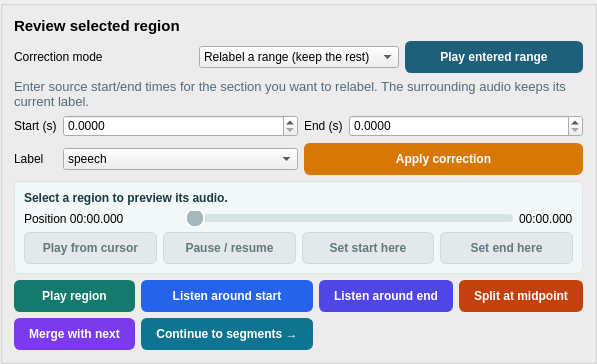
                                  <widget class="QGroupBox" name="regionEditor">
                                    <property name="styleSheet">
                                      <string>QGroupBox#regionEditor { margin-top:0px; padding-top:12px; }</string>
                                    </property>
                                    <property name="title">
                                      <string />
                                    </property>
                                    <layout class="QVBoxLayout" name="regionEditorLayout">
                                      <item>
                                        <widget class="QLabel" name="regionEditorHeading">
                                          <property name="styleSheet">
                                            <string>font-weight:700; font-size:15px;</string>
                                          </property>
                                          <property name="text">
                                            <string>Review selected region</string>
                                          </property>
                                        </widget>
                                      </item>
                                      <item>
                                        <layout class="QHBoxLayout" name="regionScopeLayout">
                                          <item>
                                            <widget class="QLabel" name="regionScopeLabel">
                                              <property name="text">
                                                <string>Correction mode</string>
                                              </property>
                                            </widget>
                                          </item>
                                          <item>
                                            <widget class="QComboBox" name="regionEditMode">
                                              <property name="toolTip">
                                                <string>Relabel a range splits the selected region and preserves its surrounding portions. Boundary mode adjusts the whole region and its neighbors.</string>
                                              </property>
                                              <item>
                                                <property name="text">
                                                  <string>Relabel a range (keep the rest)</string>
                                                </property>
                                              </item>
                                              <item>
                                                <property name="text">
                                                  <string>Move whole-region boundaries</string>
                                                </property>
                                              </item>
                                            </widget>
                                          </item>
                                          <item>
                                            <widget class="QPushButton" name="playEnteredRegionRange">
                                              <property name="styleSheet">
                                                <string>QPushButton#playEnteredRegionRange {background:#1E607A;color:#FFFFFF;border:1px solid #1E607A;border-radius:6px;padding:8px 14px;font-weight:600;} QPushButton#playEnteredRegionRange:hover {background:#1B566E;} QPushButton#playEnteredRegionRange:pressed {background:#184D62;} QPushButton#playEnteredRegionRange:disabled {background:#E3E9EB;color:#61777C;border-color:#CDD9DC;}</string>
                                              </property>
                                              <property name="text">
                                                <string>Play entered range</string>
                                              </property>
                                            </widget>
                                          </item>
                                        </layout>
                                      </item>
                                      <item>
                                        <widget class="QLabel" name="regionRangeHint">
                                          <property name="styleSheet">
                                            <string>font-size:13px;color:#526B76;</string>
                                          </property>
                                          <property name="text">
                                            <string>Enter source start/end times for the section you want to relabel. The surrounding audio keeps its current label.</string>
                                          </property>
                                          <property name="wordWrap">
                                            <bool>true</bool>
                                          </property>
                                        </widget>
                                      </item>
                                      <item>
                                        <layout class="QGridLayout" name="regionEditRowLayout" columnstretch="0,1,0,1">
                                          <item row="0" column="0">
                                            <widget class="QLabel" name="regionStartLabel">
                                              <property name="text">
                                                <string>Start (s)</string>
                                              </property>
                                              <property name="wordWrap">
                                                <bool>true</bool>
                                              </property>
                                            </widget>
                                          </item>
                                          <item row="0" column="1">
                                            <widget class="QDoubleSpinBox" name="regionStart">
                                              <property name="decimals">
                                                <number>4</number>
                                              </property>
                                              <property name="minimum">
                                                <double>0.000000000000000</double>
                                              </property>
                                              <property name="maximum">
                                                <double>999999.000000000000000</double>
                                              </property>
                                              <property name="singleStep">
                                                <double>0.010000000000000</double>
                                              </property>
                                              <property name="value">
                                                <double>0.000000000000000</double>
                                              </property>
                                            </widget>
                                          </item>
                                          <item row="0" column="2">
                                            <widget class="QLabel" name="regionEndLabel">
                                              <property name="text">
                                                <string>End (s)</string>
                                              </property>
                                              <property name="wordWrap">
                                                <bool>true</bool>
                                              </property>
                                            </widget>
                                          </item>
                                          <item row="0" column="3">
                                            <widget class="QDoubleSpinBox" name="regionEnd">
                                              <property name="decimals">
                                                <number>4</number>
                                              </property>
                                              <property name="minimum">
                                                <double>0.000000000000000</double>
                                              </property>
                                              <property name="maximum">
                                                <double>999999.000000000000000</double>
                                              </property>
                                              <property name="singleStep">
                                                <double>0.010000000000000</double>
                                              </property>
                                              <property name="value">
                                                <double>0.000000000000000</double>
                                              </property>
                                            </widget>
                                          </item>
                                          <item row="1" column="1">
                                            <widget class="QComboBox" name="regionLabel">
                                              <item>
                                                <property name="text">
                                                  <string>speech</string>
                                                </property>
                                              </item>
                                              <item>
                                                <property name="text">
                                                  <string>music</string>
                                                </property>
                                              </item>
                                              <item>
                                                <property name="text">
                                                  <string>mixed</string>
                                                </property>
                                              </item>
                                              <item>
                                                <property name="text">
                                                  <string>silence</string>
                                                </property>
                                              </item>
                                            </widget>
                                          </item>
                                          <item row="1" column="2" colspan="2">
                                            <widget class="QPushButton" name="applyRegion">
                                              <property name="styleSheet">
                                                <string>QPushButton#applyRegion {background:#D97706; color:#FFFFFF; border:1px solid #D97706; border-radius:6px; padding:8px 14px; font-weight:600;}
QPushButton#applyRegion:hover {background:#C36B05; border-color:#C36B05;}
QPushButton#applyRegion:pressed {background:#AE5F05; border-color:#AE5F05;}
QPushButton#applyRegion:focus {border:2px solid #173B40; padding:7px 13px;}
QPushButton#applyRegion:disabled {background:#E3E9EB; color:#61777C; border:1px solid #CDD9DC;}</string>
                                              </property>
                                              <property name="text">
                                                <string>Apply correction</string>
                                              </property>
                                            </widget>
                                          </item>
                                          <item row="1" column="0">
                                            <widget class="QLabel" name="regionCorrectionLabel">
                                              <property name="text">
                                                <string>Label</string>
                                              </property>
                                            </widget>
                                          </item>
                                        </layout>
                                      </item>
                                      <item>
                                        <widget class="QFrame" name="regionPreviewFrame">
                                          <property name="styleSheet">
                                            <string>QFrame#regionPreviewFrame {background:#F2F7F7;border:1px solid #D9E5E7;border-radius:6px;}</string>
                                          </property>
                                          <layout class="QVBoxLayout" name="regionPreviewLayout">
                                            <item>
                                              <widget class="QLabel" name="regionRangeSummary">
                                                <property name="styleSheet">
                                                  <string>font-weight:600;color:#173B40;border:none;</string>
                                                </property>
                                                <property name="text">
                                                  <string>Select a region to preview its audio.</string>
                                                </property>
                                                <property name="wordWrap">
                                                  <bool>true</bool>
                                                </property>
                                              </widget>
                                            </item>
                                            <item>
                                              <layout class="QHBoxLayout" name="regionSeekRow">
                                                <item>
                                                  <widget class="QLabel" name="regionCursorLabel">
                                                    <property name="minimumSize">
                                                      <size>
                                                        <width>155</width>
                                                        <height>0</height>
                                                      </size>
                                                    </property>
                                                    <property name="styleSheet">
                                                      <string>border:none;</string>
                                                    </property>
                                                    <property name="text">
                                                      <string>Position 00:00.000</string>
                                                    </property>
                                                  </widget>
                                                </item>
                                                <item>
                                                  <widget class="QSlider" name="regionSeekSlider">
                                                    <property name="enabled">
                                                      <bool>false</bool>
                                                    </property>
                                                    <property name="toolTip">
                                                      <string>Seek within the selected region. Use the arrow keys for 0.1-second steps and Page Up/Down for 1-second steps. During playback, seeking continues to the entered range end if the cursor is inside that range; otherwise it continues to the region end.</string>
                                                    </property>
                                                    <property name="accessibleName">
                                                      <string>Region playback position</string>
                                                    </property>
                                                    <property name="styleSheet">
                                                      <string>QSlider::groove:horizontal {height:8px;background:#D5E4E5;border-radius:4px;} QSlider::sub-page:horizontal {background:#157A6E;border-radius:4px;} QSlider::handle:horizontal {background:#1E607A;border:2px solid #FFFFFF;width:16px;margin:-6px 0;border-radius:9px;} QSlider::handle:horizontal:hover {background:#1B566E;} QSlider::handle:horizontal:focus {border:2px solid #173B40;} QSlider::handle:horizontal:disabled {background:#A5B8BD;}</string>
                                                    </property>
                                                    <property name="minimum">
                                                      <number>0</number>
                                                    </property>
                                                    <property name="maximum">
                                                      <number>0</number>
                                                    </property>
                                                    <property name="singleStep">
                                                      <number>100</number>
                                                    </property>
                                                    <property name="pageStep">
                                                      <number>1000</number>
                                                    </property>
                                                    <property name="orientation">
                                                      <enum>Qt::Orientation::Horizontal</enum>
                                                    </property>
                                                  </widget>
                                                </item>
                                                <item>
                                                  <widget class="QLabel" name="regionSeekEnd">
                                                    <property name="styleSheet">
                                                      <string>border:none;</string>
                                                    </property>
                                                    <property name="text">
                                                      <string>00:00.000</string>
                                                    </property>
                                                  </widget>
                                                </item>
                                              </layout>
                                            </item>
                                            <item>
                                              <layout class="QHBoxLayout" name="regionPreviewActions">
                                                <item>
                                                  <widget class="QPushButton" name="playRegionCursor">
                                                    <property name="enabled">
                                                      <bool>false</bool>
                                                    </property>
                                                    <property name="toolTip">
                                                      <string>Play to the entered range end when the cursor is within that range; otherwise play to the selected region end.</string>
                                                    </property>
                                                    <property name="styleSheet">
                                                      <string>QPushButton#playRegionCursor {background:#157A6E;color:#FFFFFF;border:1px solid #157A6E;border-radius:6px;padding:8px 14px;font-weight:600;} QPushButton#playRegionCursor:hover {background:#136E63;border-color:#136E63;} QPushButton#playRegionCursor:focus {border:2px solid #173B40;padding:7px 13px;} QPushButton#playRegionCursor:disabled {background:#E3E9EB;color:#61777C;border-color:#CDD9DC;}</string>
                                                    </property>
                                                    <property name="text">
                                                      <string>Play from cursor</string>
                                                    </property>
                                                  </widget>
                                                </item>
                                                <item>
                                                  <widget class="QPushButton" name="pauseRegionPreview">
                                                    <property name="enabled">
                                                      <bool>false</bool>
                                                    </property>
                                                    <property name="toolTip">
                                                      <string>Pause or resume source-audio playback. If stopped, play from the cursor.</string>
                                                    </property>
                                                    <property name="styleSheet">
                                                      <string>QPushButton#pauseRegionPreview {background:#2563EB;color:#FFFFFF;border:1px solid #2563EB;border-radius:6px;padding:8px 14px;font-weight:600;} QPushButton#pauseRegionPreview:hover {background:#2159D4;border-color:#2159D4;} QPushButton#pauseRegionPreview:focus {border:2px solid #173B40;padding:7px 13px;} QPushButton#pauseRegionPreview:disabled {background:#E3E9EB;color:#61777C;border-color:#CDD9DC;}</string>
                                                    </property>
                                                    <property name="text">
                                                      <string>Pause / resume</string>
                                                    </property>
                                                  </widget>
                                                </item>
                                                <item>
                                                  <widget class="QPushButton" name="markRegionStart">
                                                    <property name="enabled">
                                                      <bool>false</bool>
                                                    </property>
                                                    <property name="toolTip">
                                                      <string>Copy the slider position into Start (s). No label changes until Apply correction.</string>
                                                    </property>
                                                    <property name="styleSheet">
                                                      <string>QPushButton#markRegionStart {background:#4F46E5;color:#FFFFFF;border:1px solid #4F46E5;border-radius:6px;padding:8px 14px;font-weight:600;} QPushButton#markRegionStart:hover {background:#473FCE;border-color:#473FCE;} QPushButton#markRegionStart:focus {border:2px solid #173B40;padding:7px 13px;} QPushButton#markRegionStart:disabled {background:#E3E9EB;color:#61777C;border-color:#CDD9DC;}</string>
                                                    </property>
                                                    <property name="text">
                                                      <string>Set start here</string>
                                                    </property>
                                                  </widget>
                                                </item>
                                                <item>
                                                  <widget class="QPushButton" name="markRegionEnd">
                                                    <property name="enabled">
                                                      <bool>false</bool>
                                                    </property>
                                                    <property name="toolTip">
                                                      <string>Copy the slider position into End (s). No label changes until Apply correction.</string>
                                                    </property>
                                                    <property name="styleSheet">
                                                      <string>QPushButton#markRegionEnd {background:#7C3AED;color:#FFFFFF;border:1px solid #7C3AED;border-radius:6px;padding:8px 14px;font-weight:600;} QPushButton#markRegionEnd:hover {background:#7034D5;border-color:#7034D5;} QPushButton#markRegionEnd:focus {border:2px solid #173B40;padding:7px 13px;} QPushButton#markRegionEnd:disabled {background:#E3E9EB;color:#61777C;border-color:#CDD9DC;}</string>
                                                    </property>
                                                    <property name="text">
                                                      <string>Set end here</string>
                                                    </property>
                                                  </widget>
                                                </item>
                                              </layout>
                                            </item>
                                          </layout>
                                        </widget>
                                      </item>
                                      <item>
                                        <layout class="QGridLayout" name="regionExtraRowLayout">
                                          <item row="0" column="0">
                                            <widget class="QPushButton" name="playRegion">
                                              <property name="styleSheet">
                                                <string>QPushButton#playRegion {background:#157A6E; color:#FFFFFF; border:1px solid #157A6E; border-radius:6px; padding:8px 14px; font-weight:600;}
QPushButton#playRegion:hover {background:#136E63; border-color:#136E63;}
QPushButton#playRegion:pressed {background:#116258; border-color:#116258;}
QPushButton#playRegion:focus {border:2px solid #173B40; padding:7px 13px;}
QPushButton#playRegion:disabled {background:#E3E9EB; color:#61777C; border:1px solid #CDD9DC;}</string>
                                              </property>
                                              <property name="text">
                                                <string>Play region</string>
                                              </property>
                                            </widget>
                                          </item>
                                          <item row="0" column="1">
                                            <widget class="QPushButton" name="playRegionStart">
                                              <property name="styleSheet">
                                                <string>QPushButton#playRegionStart {background:#2563EB; color:#FFFFFF; border:1px solid #2563EB; border-radius:6px; padding:8px 14px; font-weight:600;}
QPushButton#playRegionStart:hover {background:#2159D4; border-color:#2159D4;}
QPushButton#playRegionStart:pressed {background:#1E4FBC; border-color:#1E4FBC;}
QPushButton#playRegionStart:focus {border:2px solid #173B40; padding:7px 13px;}
QPushButton#playRegionStart:disabled {background:#E3E9EB; color:#61777C; border:1px solid #CDD9DC;}</string>
                                              </property>
                                              <property name="text">
                                                <string>Listen around start</string>
                                              </property>
                                            </widget>
                                          </item>
                                          <item row="0" column="2">
                                            <widget class="QPushButton" name="playRegionEnd">
                                              <property name="styleSheet">
                                                <string>QPushButton#playRegionEnd {background:#4F46E5; color:#FFFFFF; border:1px solid #4F46E5; border-radius:6px; padding:8px 14px; font-weight:600;}
QPushButton#playRegionEnd:hover {background:#473FCE; border-color:#473FCE;}
QPushButton#playRegionEnd:pressed {background:#3F38B7; border-color:#3F38B7;}
QPushButton#playRegionEnd:focus {border:2px solid #173B40; padding:7px 13px;}
QPushButton#playRegionEnd:disabled {background:#E3E9EB; color:#61777C; border:1px solid #CDD9DC;}</string>
                                              </property>
                                              <property name="text">
                                                <string>Listen around end</string>
                                              </property>
                                            </widget>
                                          </item>
                                          <item row="0" column="3">
                                            <widget class="QPushButton" name="splitRegion">
                                              <property name="styleSheet">
                                                <string>QPushButton#splitRegion {background:#C2410C; color:#FFFFFF; border:1px solid #C2410C; border-radius:6px; padding:8px 14px; font-weight:600;}
QPushButton#splitRegion:hover {background:#AF3A0B; border-color:#AF3A0B;}
QPushButton#splitRegion:pressed {background:#9B340A; border-color:#9B340A;}
QPushButton#splitRegion:focus {border:2px solid #173B40; padding:7px 13px;}
QPushButton#splitRegion:disabled {background:#E3E9EB; color:#61777C; border:1px solid #CDD9DC;}</string>
                                              </property>
                                              <property name="text">
                                                <string>Split at midpoint</string>
                                              </property>
                                            </widget>
                                          </item>
                                          <item row="1" column="0">
                                            <widget class="QPushButton" name="mergeRegion">
                                              <property name="styleSheet">
                                                <string>QPushButton#mergeRegion {background:#7C3AED; color:#FFFFFF; border:1px solid #7C3AED; border-radius:6px; padding:8px 14px; font-weight:600;}
QPushButton#mergeRegion:hover {background:#7034D5; border-color:#7034D5;}
QPushButton#mergeRegion:pressed {background:#632EBE; border-color:#632EBE;}
QPushButton#mergeRegion:focus {border:2px solid #173B40; padding:7px 13px;}
QPushButton#mergeRegion:disabled {background:#E3E9EB; color:#61777C; border:1px solid #CDD9DC;}</string>
                                              </property>
                                              <property name="text">
                                                <string>Merge with next</string>
                                              </property>
                                            </widget>
                                          </item>
                                          <item row="1" column="1">
                                            <widget class="QPushButton" name="goSegments">
                                              <property name="styleSheet">
                                                <string>QPushButton#goSegments {background:#0E7490; color:#FFFFFF; border:1px solid #0E7490; border-radius:6px; padding:8px 14px; font-weight:600;}
QPushButton#goSegments:hover {background:#0D6882; border-color:#0D6882;}
QPushButton#goSegments:pressed {background:#0B5D73; border-color:#0B5D73;}
QPushButton#goSegments:focus {border:2px solid #173B40; padding:7px 13px;}
QPushButton#goSegments:disabled {background:#E3E9EB; color:#61777C; border:1px solid #CDD9DC;}</string>
                                              </property>
                                              <property name="text">
                                                <string>Continue to segments →</string>
                                              </property>
                                            </widget>
                                          </item>
                                        </layout>
                                      </item>
                                    </layout>
                                  </widget>
